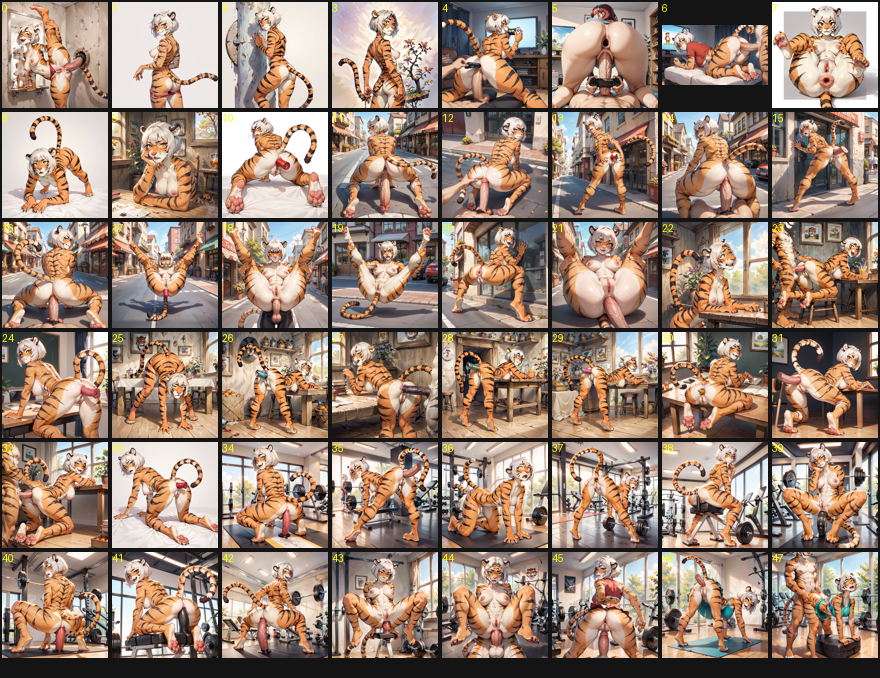
#> input picture tools/_qc_recheck/grid_jan_a.png, 880 x 678 px, given as the content of the folder p/AppData/Roaming/StabilityMatrix/Images/Text2Img/Tigra_2026, which was not available
$ python recheck_tigra_again.py
#> lines starting #> are read from the running program, lines starting #| are printed output that depends on the picture; after the words box and inside, x2 and y2 are one past the last pixel; in counts of white or black regions, pixels touching at a corner belong together; pictures that were not available may be replaced by others from this repository, and a replacement may not be noted
import os
import re
import json
import random
import shutil
from PIL import Image, ImageDraw, ImageFont
import numpy as np

TIGRA = r"C:\Users\hebp\AppData\Roaming\StabilityMatrix\Images\Text2Img\Tigra_2026"
VINNA = r"C:\Users\hebp\AppData\Roaming\StabilityMatrix\Images\Text2Img\Vinna_2026"
KROLL = r"C:\Users\hebp\AppData\Roaming\StabilityMatrix\Images\Text2Img\Kroll_2026"
TRASH = r"C:\Users\hebp\AppData\Roaming\StabilityMatrix\Images\Text2Img\Trash_2026"
OUT = r"C:\Users\hebp\OneDrive\Desktop\manager\hops-and-honey-bar-manager-3d\tools\_qc_recheck"
os.makedirs(OUT, exist_ok=True)

for d in (VINNA, KROLL, TRASH):
    os.makedirs(d, exist_ok=True)


def extract_all(path):
    texts, loras = [], []
    try:
        with Image.open(path) as img:
            info = img.info
    except Exception as e:
        return "", [], f"err:{e}"
    raw = info.get("prompt") or info.get("parameters") or ""
    blob = ""
    if isinstance(raw, str):
        try:
            data = json.loads(raw)
        except Exception:
            blob = raw.lower()
            data = None
    else:
        data = raw
    if isinstance(data, dict):
        stack = [data]
        while stack:
            n = stack.pop()
            if isinstance(n, dict):
                for k, v in n.items():
                    if k == "lora_name" and isinstance(v, str):
                        loras.append(v.lower())
                    if k in ("text", "prompt", "string") and isinstance(v, str) and len(v) > 3:
                        texts.append(v.lower())
                    elif isinstance(v, (dict, list)):
                        stack.append(v)
            elif isinstance(n, list):
                stack.extend(n)
        blob = "\n".join(texts + loras)
    return blob, loras, "\n".join(texts)


def unique_dst(folder, f):
    dst = os.path.join(folder, f)
    if not os.path.exists(dst):
        return dst
    base, ext = os.path.splitext(f)
    n = 1
    while os.path.exists(dst):
        dst = os.path.join(folder, f"{base}_dup{n}{ext}")
        n += 1
    return dst


def visual_features(path):
    with Image.open(path) as img:
        img = img.convert("RGB").resize((160, 160))
        a = np.asarray(img, dtype=np.float32)
    r, g, b = a[:, :, 0], a[:, :, 1], a[:, :, 2]
    yellow = ((r > 155) & (g > 145) & (b < 130) & (np.abs(r - g) < 45)).mean()
    orange = ((r > 145) & (g > 70) & (g < 165) & (b < 115) & ((r - g) > 25)).mean()
    dark = ((r < 55) & (g < 55) & (b < 55)).mean()
    warm = (r > 110) & (g > 55) & (b < 140) & (r > b)
    darkm = (r < 65) & (g < 65) & (b < 65)
    near = np.zeros_like(warm)
    for dy in (-1, 0, 1):
        for dx in (-1, 0, 1):
            near |= np.roll(np.roll(darkm, dy, 0), dx, 1)
    stripe = (warm & near).mean()
    # white muzzle / cream belly (both chars can have)
    cream = ((r > 200) & (g > 190) & (b > 170)).mean()
    return {
        "yellow": float(yellow),
        "orange": float(orange),
        "stripe": float(stripe),
        "dark": float(dark),
        "cream": float(cream),
        "warm": float(warm.mean()),
    }


def make_grid(file_list, name, thumb=110, cols=8):
    if not file_list:
        return None
    rows = (len(file_list) + cols - 1) // cols
    grid = Image.new("RGB", (cols * thumb, rows * thumb + 18), (20, 20, 20))
    draw = ImageDraw.Draw(grid)
    names_path = os.path.join(OUT, f"{name}_names.txt")
    with open(names_path, "w", encoding="utf-8") as fh:
        for i, f in enumerate(file_list):
            im = Image.open(os.path.join(TIGRA, f)).convert("RGB")
            im.thumbnail((thumb - 4, thumb - 4))
            x = (i % cols) * thumb
            y = (i // cols) * thumb
            grid.paste(im, (x + (thumb - im.width) // 2, y + (thumb - im.height) // 2))
            draw.text((x + 2, y + 2), str(i), fill=(255, 255, 0))
            fh.write(f"{i:02d} {f}\n")
    path = os.path.join(OUT, f"{name}.png")
    grid.save(path)
    return path


files = [
    f
    for f in os.listdir(TIGRA)
    if f.lower().endswith((".png", ".jpg", ".jpeg", ".webp"))
]
print("Scanning", len(files))

# Score all
rows = []
for i, f in enumerate(files, 1):
    p = os.path.join(TIGRA, f)
    blob, loras, texts = extract_all(p)
#> in extract_all, img is the input picture: PIL image 880x678 RGB; mean R, G, B 153, 131, 116.8
#> in extract_all, `info = img.info`: info = 0 items
#> in extract_all, `raw = info.get("prompt") or info.get("parameters") or ""`: raw = ''
#> blob = ''; loras = []; texts = ''
    try:
        feat = visual_features(p)
#> in visual_features, `img = img.convert("RGB").resize((160, 160))`:
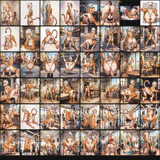
#> img: PIL image 160x160 RGB; mean R, G, B 153.1, 131.2, 116.9
#> in visual_features, `r, g, b = a[:, :, 0], a[:, :, 1], a[:, :, 2]`:
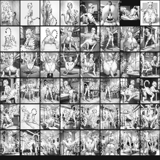
#> r: shape (160, 160) float32; min 8, max 255, mean 153.1
#> in visual_features, `r, g, b = a[:, :, 0], a[:, :, 1], a[:, :, 2]`:
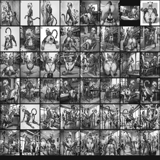
#> b: shape (160, 160) float32; min 8, max 255, mean 116.9
#> in visual_features, `yellow = ((r > 155) & (g > 145) & (b < 130) & (np.abs(r - g) < 45)).me..`: yellow = 0.0151
#> in visual_features, `orange = ((r > 145) & (g > 70) & (g < 165) & (b < 115) & ((r - g) > 25..`: orange = 0.151
#> in visual_features, `dark = ((r < 55) & (g < 55) & (b < 55)).mean()`: dark = 0.0758
#> in visual_features, `warm = (r > 110) & (g > 55) & (b < 140) & (r > b)`:
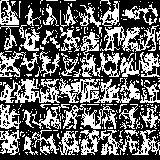
#> warm: shape (160, 160) bool; 39.5% white in thin lines or dots
#> in visual_features, `darkm = (r < 65) & (g < 65) & (b < 65)`: darkm: shape (160, 160) bool; 9.9% white; 282 white regions (267 under 20 px), largest, box (x1, y1, x2, y2) and area: (0, 146, 160, 160) 807, (119, 11, 141, 27) 140, (126, 65, 158, 88) 133
#> after the loop in visual_features, `for dy in (-1, 0, 1):`:
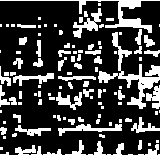
#> near: shape (160, 160) bool; 27.1% white; 105 white regions (55 under 20 px), largest, box (x1, y1, x2, y2) and area: (0, 140, 160, 160) 1348, (98, 32, 160, 109) 997, (0, 0, 160, 33) 705
#> in visual_features, `stripe = (warm & near).mean()`: stripe = 0.0629
#> in visual_features, `cream = ((r > 200) & (g > 190) & (b > 170)).mean()`: cream = 0.151
#> feat = {'yellow': 0.0151, 'orange': 0.151, 'stripe': 0.0629, 'dark': 0.0758, 'cream': 0.151, 'warm': 0.395}
    except Exception:
        feat = {"yellow": 0, "orange": 0, "stripe": 0, "dark": 0, "cream": 0, "warm": 0}

    has_tiger_text = bool(re.search(r"\b(tigra|tigress|tiger)\b", texts))
#> has_tiger_text = False
    has_bear_text = bool(
        re.search(r"\b(vinna|winna|winnie|anthro bear|bear woman|bear girl|female bear)\b", texts)
    )
#> has_bear_text = False
    has_bear_lora = any("bear" in l for l in loras) or "bear.safetensors" in blob
#> has_bear_lora = False
    has_tiger_lora = any("tiger" in l for l in loras)
#> has_tiger_lora = False
    has_wnw = any("wnw" in l or "winnie" in l for l in loras) or "wnw" in blob
#> has_wnw = False
    has_rabbit = bool(re.search(r"\b(rabbit|bunny|kroll)\b", blob))
#> has_rabbit = False

    # Visual bear-ish: yellow-dominant, weak stripes
    visual_bear = feat["yellow"] > 0.06 and feat["yellow"] >= feat["orange"] * 0.85 and feat["stripe"] < 0.035
#> visual_bear = False
    # Visual unclear: almost no warm fur / no stripes / washed out
    visual_unclear = feat["warm"] < 0.08 and feat["stripe"] < 0.02
#> visual_unclear = False

    rows.append(
        {
            "f": f,
            "feat": feat,
            "tiger_text": has_tiger_text,
            "bear_text": has_bear_text,
            "bear_lora": has_bear_lora,
            "tiger_lora": has_tiger_lora,
            "wnw": has_wnw,
            "rabbit": has_rabbit,
            "visual_bear": visual_bear,
            "visual_unclear": visual_unclear,
            "loras": loras,
        }
    )
    if i % 400 == 0:
        print("  scored", i)

# Classify
moved = {"vinna": 0, "kroll": 0, "trash": 0, "keep": 0}
move_log = []

for r in rows:
    f = r["f"]
    dest, reason = "tigra", "ok"

    if r["bear_text"] and not r["tiger_text"]:
        dest, reason = "vinna", "bear_text"
    elif r["bear_text"] and r["tiger_text"]:
        dest, reason = "trash", "both_texts"
    elif r["bear_lora"] and not r["tiger_text"]:
        dest, reason = "vinna", "bear_lora"
    elif r["rabbit"] and not r["tiger_text"]:
        dest, reason = "kroll", "rabbit"
    elif r["rabbit"] and r["tiger_text"]:
        dest, reason = "trash", "rabbit_tiger"
    elif r["visual_bear"]:
        # yellow unstriped despite tiger tags → Vinna (looks like bear)
        dest, reason = "vinna", "visual_bear"
    elif r["visual_unclear"]:
        dest, reason = "trash", "visual_unclear"
    elif not r["tiger_text"] and not r["tiger_lora"]:
        dest, reason = "trash", "no_tiger_signal"
    else:
        dest, reason = "tigra", "ok"

    if dest == "tigra":
        moved["keep"] += 1
    else:
        folder = {"vinna": VINNA, "kroll": KROLL, "trash": TRASH}[dest]
        shutil.move(os.path.join(TIGRA, f), unique_dst(folder, f))
        moved[dest] += 1
        move_log.append((dest, reason, f))
#> this loop made 1 pass
#> (f, dest, reason) on pass 1: ('grid_jan_a.png', 'trash', 'no_tiger_signal')
#> after the loop, move_log = [('trash', 'no_tiger_signal', 'grid_jan_a.png')]; moved = {'vinna': 0, 'kroll': 0, 'trash': 1, 'keep': 0}

print("MOVED", moved)
#| MOVED {'vinna': 0, 'kroll': 0, 'trash': 1, 'keep': 0}
print("Move samples:")
for row in move_log[:40]:
    print(" ", row)
#> this loop made 1 pass
#|   ('trash', 'no_tiger_signal', 'grid_jan_a.png')

# Rebuild file list for grids from KEPT
kept = [
    f
    for f in os.listdir(TIGRA)
    if f.lower().endswith((".png", ".jpg", ".jpeg", ".webp"))
]
#> kept = ['grid_jan_a.png']
print("Kept now", len(kept))
#| Kept now 1

random.seed(123)
wnw = [f for f in kept if "wnw" in f.lower()]
#> wnw = []
jan = [f for f in kept if "8jan" in f.lower()]
#> jan = []
other = [f for f in kept if f not in wnw and f not in jan]
#> other = ['grid_jan_a.png']

grids = []
if wnw:
    grids.append(make_grid(sorted(wnw)[:: max(1, len(wnw) // 48)][:48], "grid_wnw"))
if jan:
    # three slices of 8jan
    step = max(1, len(jan) // 48)
    grids.append(make_grid(sorted(jan)[0 : 48 * step : step][:48], "grid_jan_a"))
    grids.append(make_grid(sorted(jan)[len(jan) // 3 : len(jan) // 3 + 48 * step : step][:48], "grid_jan_b"))
    grids.append(make_grid(sorted(jan)[2 * len(jan) // 3 : 2 * len(jan) // 3 + 48 * step : step][:48], "grid_jan_c"))
if other:
    grids.append(make_grid(sorted(other)[:48], "grid_other"))
#> in make_grid, `grid = Image.new("RGB", (cols * thumb, rows * thumb + 18), (20, 20, 20))`: grid: PIL image 880x128 RGB; every value is 20
#> in make_grid, `im.thumbnail((thumb - 4, thumb - 4))`:
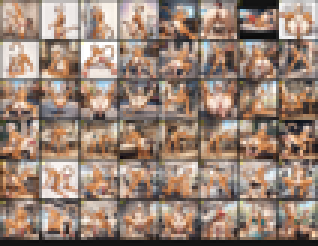
#> im: PIL image 106x82 RGB (shown 3 times larger); mean R, G, B 153.2, 131.2, 116.9
#> in make_grid, `grid.paste(im, (x + (thumb - im.width) // 2, y + (thumb - im.height) /..`:
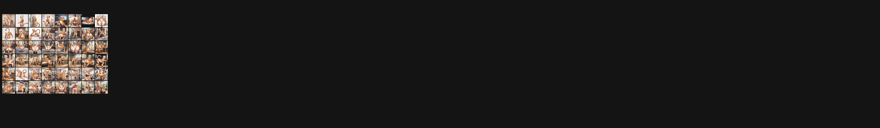
#> grid: PIL image 880x128 RGB; mean R, G, B 30.3, 28.6, 27.5

print("Grids:", grids)
#| Grids: ['C:\\Users\\hebp\\OneDrive\\Desktop\\manager\\hops-and-honey-bar-manager-3d\\tools\\_qc_recheck/grid_other.png']
print(
    "Totals T=%d V=%d K=%d Tr=%d"
    % (
        len(kept),
        len(os.listdir(VINNA)),
        len(os.listdir(KROLL)),
        len(os.listdir(TRASH)),
    )
)
#| Totals T=1 V=0 K=0 Tr=0

$ run again, on tools/_qc_recheck/grid_wnw.png
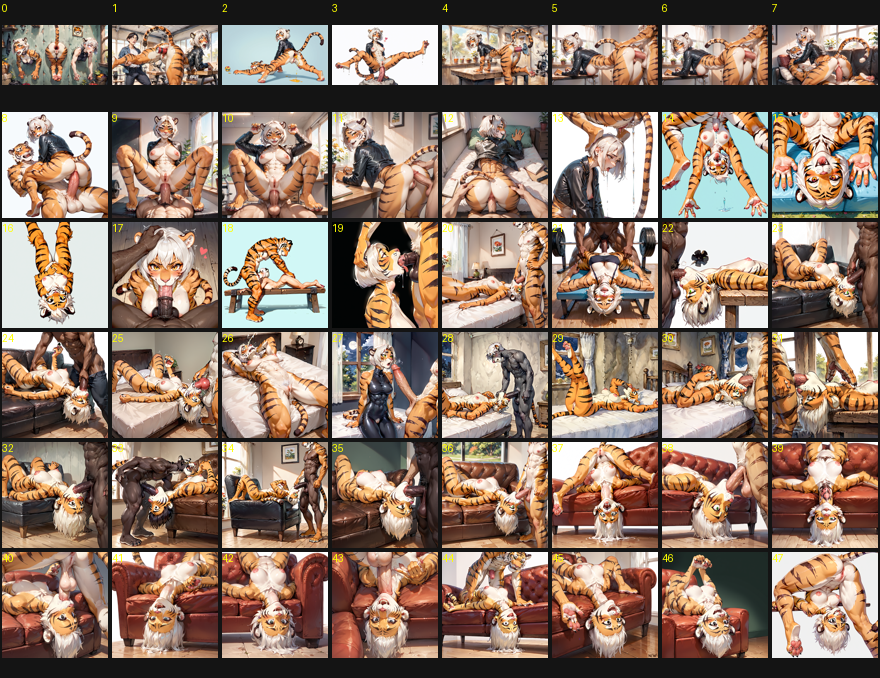
#> input picture tools/_qc_recheck/grid_wnw.png, 880 x 678 px, given as the content of the folder p/AppData/Roaming/StabilityMatrix/Images/Text2Img/Tigra_2026, which was not available
#> in extract_all, img is the input picture: PIL image 880x678 RGB; mean R, G, B 141.1, 119.1, 104.7
#> info = 0 items
#> raw = ''
#> `blob, loras, texts = extract_all(p)`: loras = []; texts = ''
#> img: PIL image 160x160 RGB
#> yellow = 0.0113
#> orange = 0.136
#> dark = 0.159
#> warm: shape (160, 160) bool; 33.8% white in thin lines or dots
#> darkm: shape (160, 160) bool; 18.5% white; 238 white regions (215 under 20 px), largest, box (x1, y1, x2, y2) and area: (0, 12, 160, 40) 1036, (0, 0, 160, 14) 969, (0, 149, 160, 160) 748
#> after the loop in visual_features, `for dy in (-1, 0, 1):`:
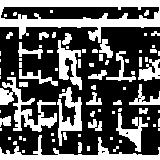
#> near: shape (160, 160) bool; 36.8% white; 82 white regions (48 under 20 px), largest, box (x1, y1, x2, y2) and area: (0, 0, 160, 43) 2854, (0, 135, 160, 160) 1172, (0, 77, 57, 132) 1042
#> stripe = 0.0613
#> cream = 0.151
#> feat = {'yellow': 0.0113, 'orange': 0.136, 'stripe': 0.0613, 'dark': 0.159, 'cream': 0.151, 'warm': 0.338}
#> has_tiger_text = False
#> the loop `for r in rows:` made 1 pass
#> (f, dest, reason) on pass 1: ('grid_wnw.png', 'trash', 'no_tiger_signal')
#> after the loop `for r in rows:`: move_log = [('trash', 'no_tiger_signal', 'grid_wnw.png')]; moved = {'vinna': 0, 'kroll': 0, 'trash': 1, 'keep': 0}
#| MOVED {'vinna': 0, 'kroll': 0, 'trash': 1, 'keep': 0}
#> the loop `for row in move_log[:40]:` made 1 pass
#> (printed output is left out)
#> kept = ['grid_wnw.png']
#| Kept now 1
#> jan = []
#> in make_grid, `grid.paste(im, (x + (thumb - im.width) // 2, y + (thumb - im.height) /..`:
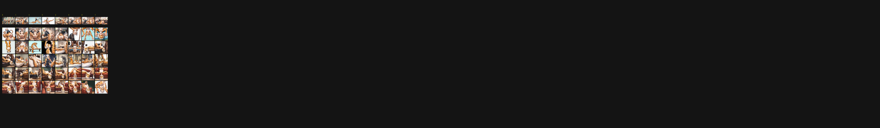
#> grid: PIL image 880x128 RGB; mean R, G, B 29.3, 27.7, 26.5
#| Grids: ['C:\\Users\\hebp\\OneDrive\\Desktop\\manager\\hops-and-honey-bar-manager-3d\\tools\\_qc_recheck/grid_wnw.png']
#| Totals T=1 V=0 K=0 Tr=0
